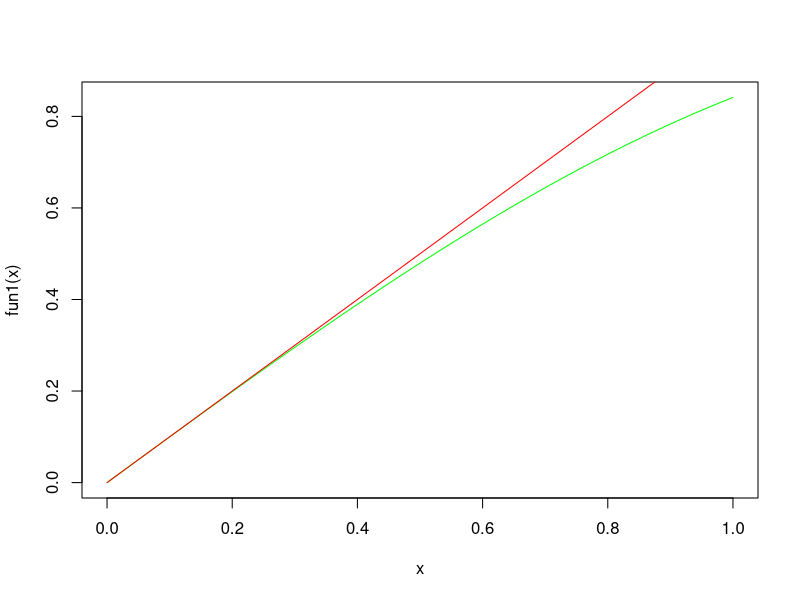

R code for this plot:
fun1 <- function (x){  
  y1 <- sin(x)
  return(y1)
}
  
fun2 <- function (x){
  y2 <- x
  return(y2)
}

fun0 <- function (fun1,fun2,int){
  x <- seq(int[1],int[2],length.out=100)
  plot (x, fun1(x), type='l', col='green')
  lines (x, fun2(x), col="red")
}
fun0(fun1,fun2,c(0,1))  

int1 <- c(0,1)
a <- 0
a <- seq(int1[1],int1[2],length.out=100)
b <- fun1(a)
d <- fun2(a)

xyz <- (b != 0) & (d != 0)
b <- b[xyz]
d <- d[xyz]
diff <- abs(mean((b-d)/b)*100)
diff

